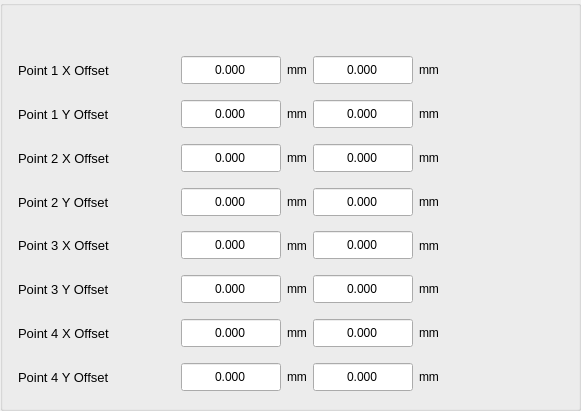
         <widget class="ISTAR::GUI::GroupBox" name="gb_markOffset">
          <property name="geometry">
           <rect>
            <x>10</x>
            <y>250</y>
            <width>581</width>
            <height>411</height>
           </rect>
          </property>
          <property name="sizePolicy">
           <sizepolicy hsizetype="Preferred" vsizetype="Preferred">
            <horstretch>0</horstretch>
            <verstretch>0</verstretch>
           </sizepolicy>
          </property>
          <property name="minimumSize">
           <size>
            <width>500</width>
            <height>0</height>
           </size>
          </property>
          <property name="maximumSize">
           <size>
            <width>99999</width>
            <height>16777215</height>
           </size>
          </property>
          <layout class="QGridLayout" name="gridLayout_13">
           <property name="leftMargin">
            <number>15</number>
           </property>
           <property name="topMargin">
            <number>45</number>
           </property>
           <property name="rightMargin">
            <number>15</number>
           </property>
           <property name="bottomMargin">
            <number>15</number>
           </property>
           <property name="horizontalSpacing">
            <number>15</number>
           </property>
           <property name="verticalSpacing">
            <number>6</number>
           </property>
           <item row="0" column="0">
            <widget class="QWidget" name="widget_8" native="true">
             <widget class="QWidget" name="widget_9" native="true">
              <property name="geometry">
               <rect>
                <x>0</x>
                <y>0</y>
                <width>421</width>
                <height>345</height>
               </rect>
              </property>
              <property name="styleSheet">
               <string notr="true">QWidget#widget_4{background-color:#F3F4FA;border-radius:6px;}</string>
              </property>
              <layout class="QVBoxLayout" name="verticalLayout_3">
               <item>
                <layout class="QHBoxLayout" name="horizontalLayout_4">
                 <item>
                  <widget class="QLabel" name="label_38">
                   <property name="font">
                    <font>
                     <pointsize>10</pointsize>
                    </font>
                   </property>
                   <property name="text">
                    <string>Point 1 X Offset</string>
                   </property>
                  </widget>
                 </item>
                 <item>
                  <spacer name="horizontalSpacer_3">
                   <property name="orientation">
                    <enum>Qt::Horizontal</enum>
                   </property>
                   <property name="sizeHint" stdset="0">
                    <size>
                     <width>40</width>
                     <height>20</height>
                    </size>
                   </property>
                  </spacer>
                 </item>
                 <item>
                  <widget class="QDoubleSpinBox" name="point1X_X">
                   <property name="minimumSize">
                    <size>
                     <width>100</width>
                     <height>30</height>
                    </size>
                   </property>
                   <property name="maximumSize">
                    <size>
                     <width>16777215</width>
                     <height>30</height>
                    </size>
                   </property>
                   <property name="alignment">
                    <set>Qt::AlignCenter</set>
                   </property>
                   <property name="buttonSymbols">
                    <enum>QAbstractSpinBox::NoButtons</enum>
                   </property>
                   <property name="decimals">
                    <number>3</number>
                   </property>
                   <property name="minimum">
                    <double>-999.000000000000000</double>
                   </property>
                   <property name="maximum">
                    <double>999.999000000000024</double>
                   </property>
                  </widget>
                 </item>
                 <item>
                  <widget class="QLabel" name="label_10">
                   <property name="minimumSize">
                    <size>
                     <width>0</width>
                     <height>0</height>
                    </size>
                   </property>
                   <property name="maximumSize">
                    <size>
                     <width>16777215</width>
                     <height>999</height>
                    </size>
                   </property>
                   <property name="text">
                    <string>mm</string>
                   </property>
                  </widget>
                 </item>
                 <item>
                  <widget class="QDoubleSpinBox" name="point1X_Y">
                   <property name="minimumSize">
                    <size>
                     <width>100</width>
                     <height>30</height>
                    </size>
                   </property>
                   <property name="maximumSize">
                    <size>
                     <width>16777215</width>
                     <height>30</height>
                    </size>
                   </property>
                   <property name="alignment">
                    <set>Qt::AlignCenter</set>
                   </property>
                   <property name="buttonSymbols">
                    <enum>QAbstractSpinBox::NoButtons</enum>
                   </property>
                   <property name="decimals">
                    <number>3</number>
                   </property>
                   <property name="minimum">
                    <double>-999.000000000000000</double>
                   </property>
                   <property name="maximum">
                    <double>999.999000000000024</double>
                   </property>
                  </widget>
                 </item>
                 <item>
                  <widget class="QLabel" name="label_11">
                   <property name="text">
                    <string>mm</string>
                   </property>
                  </widget>
                 </item>
                </layout>
               </item>
               <item>
                <layout class="QHBoxLayout" name="horizontalLayout_5">
                 <item>
                  <widget class="QLabel" name="label_30">
                   <property name="font">
                    <font>
                     <pointsize>10</pointsize>
                    </font>
                   </property>
                   <property name="text">
                    <string>Point 1 Y Offset</string>
                   </property>
                  </widget>
                 </item>
                 <item>
                  <spacer name="horizontalSpacer_5">
                   <property name="orientation">
                    <enum>Qt::Horizontal</enum>
                   </property>
                   <property name="sizeHint" stdset="0">
                    <size>
                     <width>40</width>
                     <height>20</height>
                    </size>
                   </property>
                  </spacer>
                 </item>
                 <item>
                  <widget class="QDoubleSpinBox" name="point1Y_X">
                   <property name="minimumSize">
                    <size>
                     <width>100</width>
                     <height>30</height>
                    </size>
                   </property>
                   <property name="maximumSize">
                    <size>
                     <width>16777215</width>
                     <height>30</height>
                    </size>
                   </property>
                   <property name="alignment">
                    <set>Qt::AlignCenter</set>
                   </property>
                   <property name="buttonSymbols">
                    <enum>QAbstractSpinBox::NoButtons</enum>
                   </property>
                   <property name="decimals">
                    <number>3</number>
                   </property>
                   <property name="minimum">
                    <double>-999.000000000000000</double>
                   </property>
                   <property name="maximum">
                    <double>999.999000000000024</double>
                   </property>
                  </widget>
                 </item>
                 <item>
                  <widget class="QLabel" name="label_45">
                   <property name="text">
                    <string>mm</string>
                   </property>
                  </widget>
                 </item>
                 <item>
                  <widget class="QDoubleSpinBox" name="point1Y_Y">
                   <property name="minimumSize">
                    <size>
                     <width>100</width>
                     <height>30</height>
                    </size>
                   </property>
                   <property name="maximumSize">
                    <size>
                     <width>16777215</width>
                     <height>30</height>
                    </size>
                   </property>
                   <property name="alignment">
                    <set>Qt::AlignCenter</set>
                   </property>
                   <property name="buttonSymbols">
                    <enum>QAbstractSpinBox::NoButtons</enum>
                   </property>
                   <property name="decimals">
                    <number>3</number>
                   </property>
                   <property name="minimum">
                    <double>-999.000000000000000</double>
                   </property>
                   <property name="maximum">
                    <double>999.999000000000024</double>
                   </property>
                  </widget>
                 </item>
                 <item>
                  <widget class="QLabel" name="label_44">
                   <property name="text">
                    <string>mm</string>
                   </property>
                  </widget>
                 </item>
                </layout>
               </item>
               <item>
                <layout class="QHBoxLayout" name="horizontalLayout_6">
                 <item>
                  <widget class="QLabel" name="label_31">
                   <property name="font">
                    <font>
                     <pointsize>10</pointsize>
                    </font>
                   </property>
                   <property name="text">
                    <string>Point 2 X Offset</string>
                   </property>
                  </widget>
                 </item>
                 <item>
                  <spacer name="horizontalSpacer_6">
                   <property name="orientation">
                    <enum>Qt::Horizontal</enum>
                   </property>
                   <property name="sizeHint" stdset="0">
                    <size>
                     <width>40</width>
                     <height>20</height>
                    </size>
                   </property>
                  </spacer>
                 </item>
                 <item>
                  <widget class="QDoubleSpinBox" name="point2X_X">
                   <property name="minimumSize">
                    <size>
                     <width>100</width>
                     <height>30</height>
                    </size>
                   </property>
                   <property name="maximumSize">
                    <size>
                     <width>16777215</width>
                     <height>30</height>
                    </size>
                   </property>
                   <property name="alignment">
                    <set>Qt::AlignCenter</set>
                   </property>
                   <property name="buttonSymbols">
                    <enum>QAbstractSpinBox::NoButtons</enum>
                   </property>
                   <property name="decimals">
                    <number>3</number>
                   </property>
                   <property name="minimum">
                    <double>-999.000000000000000</double>
                   </property>
                   <property name="maximum">
                    <double>999.999000000000024</double>
                   </property>
                  </widget>
                 </item>
                 <item>
                  <widget class="QLabel" name="label_43">
                   <property name="text">
                    <string>mm</string>
                   </property>
                  </widget>
                 </item>
                 <item>
                  <widget class="QDoubleSpinBox" name="point2X_Y">
                   <property name="minimumSize">
                    <size>
                     <width>100</width>
                     <height>30</height>
                    </size>
                   </property>
                   <property name="maximumSize">
                    <size>
                     <width>16777215</width>
                     <height>30</height>
                    </size>
                   </property>
                   <property name="alignment">
                    <set>Qt::AlignCenter</set>
                   </property>
                   <property name="buttonSymbols">
                    <enum>QAbstractSpinBox::NoButtons</enum>
                   </property>
                   <property name="decimals">
                    <number>3</number>
                   </property>
                   <property name="minimum">
                    <double>-999.000000000000000</double>
                   </property>
                   <property name="maximum">
                    <double>999.999000000000024</double>
                   </property>
                  </widget>
                 </item>
                 <item>
                  <widget class="QLabel" name="label_42">
                   <property name="text">
                    <string>mm</string>
                   </property>
                  </widget>
                 </item>
                </layout>
               </item>
               <item>
                <layout class="QHBoxLayout" name="horizontalLayout_7">
                 <item>
                  <widget class="QLabel" name="label_39">
                   <property name="font">
                    <font>
                     <pointsize>10</pointsize>
                    </font>
                   </property>
                   <property name="text">
                    <string>Point 2 Y Offset</string>
                   </property>
                  </widget>
                 </item>
                 <item>
                  <spacer name="horizontalSpacer_7">
                   <property name="orientation">
                    <enum>Qt::Horizontal</enum>
                   </property>
                   <property name="sizeHint" stdset="0">
                    <size>
                     <width>40</width>
                     <height>20</height>
                    </size>
                   </property>
                  </spacer>
                 </item>
                 <item>
                  <widget class="QDoubleSpinBox" name="point2Y_X">
                   <property name="minimumSize">
                    <size>
                     <width>100</width>
                     <height>30</height>
                    </size>
                   </property>
                   <property name="maximumSize">
                    <size>
                     <width>16777215</width>
                     <height>30</height>
                    </size>
                   </property>
                   <property name="alignment">
                    <set>Qt::AlignCenter</set>
                   </property>
                   <property name="buttonSymbols">
                    <enum>QAbstractSpinBox::NoButtons</enum>
                   </property>
                   <property name="decimals">
                    <number>3</number>
                   </property>
                   <property name="minimum">
                    <double>-999.000000000000000</double>
                   </property>
                   <property name="maximum">
                    <double>999.999000000000024</double>
                   </property>
                  </widget>
                 </item>
                 <item>
                  <widget class="QLabel" name="label_41">
                   <property name="text">
                    <string>mm</string>
                   </property>
                  </widget>
                 </item>
                 <item>
                  <widget class="QDoubleSpinBox" name="point2Y_Y">
                   <property name="minimumSize">
                    <size>
                     <width>100</width>
                     <height>30</height>
                    </size>
                   </property>
                   <property name="maximumSize">
                    <size>
                     <width>16777215</width>
                     <height>30</height>
                    </size>
                   </property>
                   <property name="alignment">
                    <set>Qt::AlignCenter</set>
                   </property>
                   <property name="buttonSymbols">
                    <enum>QAbstractSpinBox::NoButtons</enum>
                   </property>
                   <property name="decimals">
                    <number>3</number>
                   </property>
                   <property name="minimum">
                    <double>-999.000000000000000</double>
                   </property>
                   <property name="maximum">
                    <double>999.999000000000024</double>
                   </property>
                  </widget>
                 </item>
                 <item>
                  <widget class="QLabel" name="label_27">
                   <property name="text">
                    <string>mm</string>
                   </property>
                  </widget>
                 </item>
                </layout>
               </item>
               <item>
                <layout class="QHBoxLayout" name="horizontalLayout_8">
                 <item>
                  <widget class="QLabel" name="label_46">
                   <property name="font">
                    <font>
                     <pointsize>10</pointsize>
                    </font>
                   </property>
                   <property name="text">
                    <string>Point 3 X Offset</string>
                   </property>
                  </widget>
                 </item>
                 <item>
                  <spacer name="horizontalSpacer_8">
                   <property name="orientation">
                    <enum>Qt::Horizontal</enum>
                   </property>
                   <property name="sizeHint" stdset="0">
                    <size>
                     <width>40</width>
                     <height>20</height>
                    </size>
                   </property>
                  </spacer>
                 </item>
                 <item>
                  <widget class="QDoubleSpinBox" name="point3X_X">
                   <property name="minimumSize">
                    <size>
                     <width>100</width>
                     <height>30</height>
                    </size>
                   </property>
                   <property name="maximumSize">
                    <size>
                     <width>16777215</width>
                     <height>30</height>
                    </size>
                   </property>
                   <property name="alignment">
                    <set>Qt::AlignCenter</set>
                   </property>
                   <property name="buttonSymbols">
                    <enum>QAbstractSpinBox::NoButtons</enum>
                   </property>
                   <property name="decimals">
                    <number>3</number>
                   </property>
                   <property name="minimum">
                    <double>-999.000000000000000</double>
                   </property>
                   <property name="maximum">
                    <double>999.999000000000024</double>
                   </property>
                  </widget>
                 </item>
                 <item>
                  <widget class="QLabel" name="label_14">
                   <property name="text">
                    <string>mm</string>
                   </property>
                  </widget>
                 </item>
                 <item>
                  <widget class="QDoubleSpinBox" name="point3X_Y">
                   <property name="minimumSize">
                    <size>
                     <width>100</width>
                     <height>30</height>
                    </size>
                   </property>
                   <property name="maximumSize">
                    <size>
                     <width>16777215</width>
                     <height>30</height>
                    </size>
                   </property>
                   <property name="alignment">
                    <set>Qt::AlignCenter</set>
                   </property>
                   <property name="buttonSymbols">
                    <enum>QAbstractSpinBox::NoButtons</enum>
                   </property>
                   <property name="decimals">
                    <number>3</number>
                   </property>
                   <property name="minimum">
                    <double>-999.000000000000000</double>
                   </property>
                   <property name="maximum">
                    <double>999.999000000000024</double>
                   </property>
                  </widget>
                 </item>
                 <item>
                  <widget class="QLabel" name="label_28">
                   <property name="text">
                    <string>mm</string>
                   </property>
                  </widget>
                 </item>
                </layout>
               </item>
               <item>
                <layout class="QHBoxLayout" name="horizontalLayout_9">
                 <item>
                  <widget class="QLabel" name="label_47">
                   <property name="font">
                    <font>
                     <pointsize>10</pointsize>
                    </font>
                   </property>
                   <property name="text">
                    <string>Point 3 Y Offset</string>
                   </property>
                  </widget>
                 </item>
                 <item>
                  <spacer name="horizontalSpacer_9">
                   <property name="orientation">
                    <enum>Qt::Horizontal</enum>
                   </property>
                   <property name="sizeHint" stdset="0">
                    <size>
                     <width>40</width>
                     <height>20</height>
                    </size>
                   </property>
                  </spacer>
                 </item>
                 <item>
                  <widget class="QDoubleSpinBox" name="point3Y_X">
                   <property name="minimumSize">
                    <size>
                     <width>100</width>
                     <height>30</height>
                    </size>
                   </property>
                   <property name="maximumSize">
                    <size>
                     <width>16777215</width>
                     <height>30</height>
                    </size>
                   </property>
                   <property name="alignment">
                    <set>Qt::AlignCenter</set>
                   </property>
                   <property name="buttonSymbols">
                    <enum>QAbstractSpinBox::NoButtons</enum>
                   </property>
                   <property name="decimals">
                    <number>3</number>
                   </property>
                   <property name="minimum">
                    <double>-999.000000000000000</double>
                   </property>
                   <property name="maximum">
                    <double>999.999000000000024</double>
                   </property>
                  </widget>
                 </item>
                 <item>
                  <widget class="QLabel" name="label_13">
                   <property name="text">
                    <string>mm</string>
                   </property>
                  </widget>
                 </item>
                 <item>
                  <widget class="QDoubleSpinBox" name="point3Y_Y">
                   <property name="minimumSize">
                    <size>
                     <width>100</width>
                     <height>30</height>
                    </size>
                   </property>
                   <property name="maximumSize">
                    <size>
                     <width>16777215</width>
                     <height>30</height>
                    </size>
                   </property>
                   <property name="alignment">
                    <set>Qt::AlignCenter</set>
                   </property>
                   <property name="buttonSymbols">
                    <enum>QAbstractSpinBox::NoButtons</enum>
                   </property>
                   <property name="decimals">
                    <number>3</number>
                   </property>
                   <property name="minimum">
                    <double>-999.000000000000000</double>
                   </property>
                   <property name="maximum">
                    <double>999.999000000000024</double>
                   </property>
                  </widget>
                 </item>
                 <item>
                  <widget class="QLabel" name="label_40">
                   <property name="text">
                    <string>mm</string>
                   </property>
                  </widget>
                 </item>
                </layout>
               </item>
               <item>
                <layout class="QHBoxLayout" name="horizontalLayout_10">
                 <item>
                  <widget class="QLabel" name="label_48">
                   <property name="font">
                    <font>
                     <pointsize>10</pointsize>
                    </font>
                   </property>
                   <property name="text">
                    <string>Point 4 X Offset</string>
                   </property>
                  </widget>
                 </item>
                 <item>
                  <spacer name="horizontalSpacer_10">
                   <property name="orientation">
                    <enum>Qt::Horizontal</enum>
                   </property>
                   <property name="sizeHint" stdset="0">
                    <size>
                     <width>40</width>
                     <height>20</height>
                    </size>
                   </property>
                  </spacer>
                 </item>
                 <item>
                  <widget class="QDoubleSpinBox" name="point4X_X">
                   <property name="minimumSize">
                    <size>
                     <width>100</width>
                     <height>30</height>
                    </size>
                   </property>
                   <property name="maximumSize">
                    <size>
                     <width>16777215</width>
                     <height>30</height>
                    </size>
                   </property>
                   <property name="alignment">
                    <set>Qt::AlignCenter</set>
                   </property>
                   <property name="buttonSymbols">
                    <enum>QAbstractSpinBox::NoButtons</enum>
                   </property>
                   <property name="decimals">
                    <number>3</number>
                   </property>
                   <property name="minimum">
                    <double>-999.000000000000000</double>
                   </property>
                   <property name="maximum">
                    <double>999.999000000000024</double>
                   </property>
                  </widget>
                 </item>
                 <item>
                  <widget class="QLabel" name="label_53">
                   <property name="text">
                    <string>mm</string>
                   </property>
                  </widget>
                 </item>
                 <item>
                  <widget class="QDoubleSpinBox" name="point4X_Y">
                   <property name="minimumSize">
                    <size>
                     <width>100</width>
                     <height>30</height>
                    </size>
                   </property>
                   <property name="maximumSize">
                    <size>
                     <width>16777215</width>
                     <height>30</height>
                    </size>
                   </property>
                   <property name="alignment">
                    <set>Qt::AlignCenter</set>
                   </property>
                   <property name="buttonSymbols">
                    <enum>QAbstractSpinBox::NoButtons</enum>
                   </property>
                   <property name="decimals">
                    <number>3</number>
                   </property>
                   <property name="minimum">
                    <double>-999.000000000000000</double>
                   </property>
                   <property name="maximum">
                    <double>999.999000000000024</double>
                   </property>
                  </widget>
                 </item>
                 <item>
                  <widget class="QLabel" name="label_52">
                   <property name="text">
                    <string>mm</string>
                   </property>
                  </widget>
                 </item>
                </layout>
               </item>
               <item>
                <layout class="QHBoxLayout" name="horizontalLayout_11">
                 <item>
                  <widget class="QLabel" name="label_49">
                   <property name="font">
                    <font>
                     <pointsize>10</pointsize>
                    </font>
                   </property>
                   <property name="text">
                    <string>Point 4 Y Offset</string>
                   </property>
                  </widget>
                 </item>
                 <item>
                  <spacer name="horizontalSpacer_11">
                   <property name="orientation">
                    <enum>Qt::Horizontal</enum>
                   </property>
                   <property name="sizeHint" stdset="0">
                    <size>
                     <width>40</width>
                     <height>20</height>
                    </size>
                   </property>
                  </spacer>
                 </item>
                 <item>
                  <widget class="QDoubleSpinBox" name="point4Y_X">
                   <property name="minimumSize">
                    <size>
                     <width>100</width>
                     <height>30</height>
                    </size>
                   </property>
                   <property name="maximumSize">
                    <size>
                     <width>16777215</width>
                     <height>30</height>
                    </size>
                   </property>
                   <property name="alignment">
                    <set>Qt::AlignCenter</set>
                   </property>
                   <property name="buttonSymbols">
                    <enum>QAbstractSpinBox::NoButtons</enum>
                   </property>
                   <property name="decimals">
                    <number>3</number>
                   </property>
                   <property name="minimum">
                    <double>-999.000000000000000</double>
                   </property>
                   <property name="maximum">
                    <double>999.999000000000024</double>
                   </property>
                  </widget>
                 </item>
                 <item>
                  <widget class="QLabel" name="label_51">
                   <property name="text">
                    <string>mm</string>
                   </property>
                  </widget>
                 </item>
                 <item>
                  <widget class="QDoubleSpinBox" name="point4Y_Y">
                   <property name="minimumSize">
                    <size>
                     <width>100</width>
                     <height>30</height>
                    </size>
                   </property>
                   <property name="maximumSize">
                    <size>
                     <width>16777215</width>
                     <height>30</height>
                    </size>
                   </property>
                   <property name="alignment">
                    <set>Qt::AlignCenter</set>
                   </property>
                   <property name="buttonSymbols">
                    <enum>QAbstractSpinBox::NoButtons</enum>
                   </property>
                   <property name="decimals">
                    <number>3</number>
                   </property>
                   <property name="minimum">
                    <double>-999.000000000000000</double>
                   </property>
                   <property name="maximum">
                    <double>999.999000000000024</double>
                   </property>
                  </widget>
                 </item>
                 <item>
                  <widget class="QLabel" name="label_50">
                   <property name="text">
                    <string>mm</string>
                   </property>
                  </widget>
                 </item>
                </layout>
               </item>
              </layout>
             </widget>
            </widget>
           </item>
          </layout>
         </widget>
